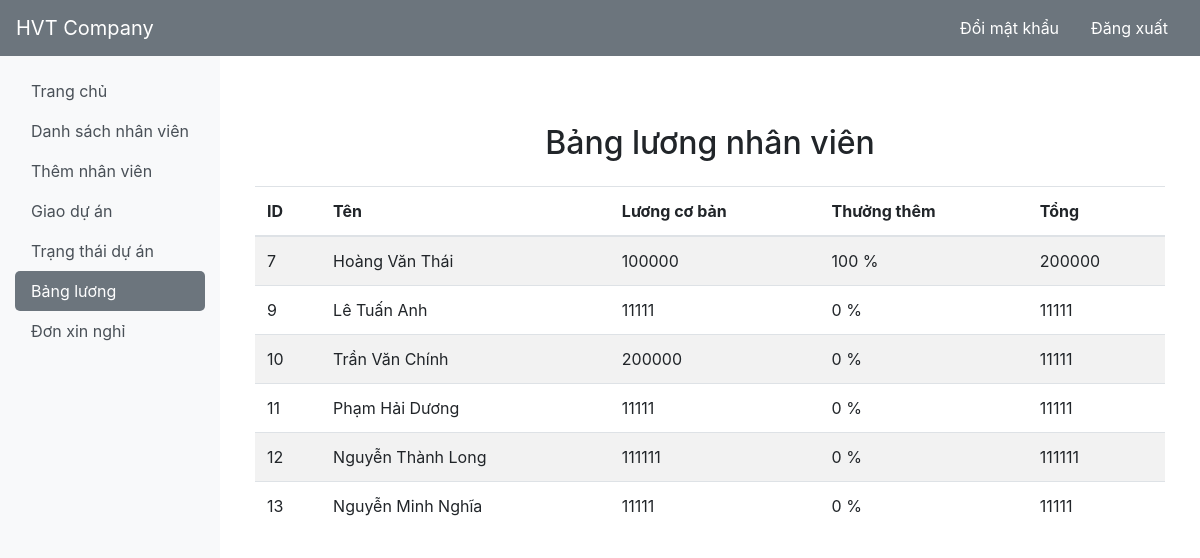
The app's page /salaryemp.php (signed in) with its own data.
### tables this page shows
CREATE TABLE `salary` (
  `id` int(11) NOT NULL,
  `base` int(11) NOT NULL,
  `bonus` int(11) DEFAULT NULL,
  `total` int(11) DEFAULT NULL
);

CREATE TABLE `employee` (
  `id` int(11) NOT NULL,
  `firstName` varchar(100) NOT NULL,
  `lastName` varchar(100) NOT NULL,
  `email` varchar(100) NOT NULL,
  `password` text NOT NULL,
  `birthday` date NOT NULL,
  `gender` varchar(10) NOT NULL,
  `contact` varchar(20) NOT NULL,
  `nid` int(20) NOT NULL,
  `address` varchar(100) DEFAULT NULL,
  `dept` varchar(100) NOT NULL,
  `degree` varchar(100) NOT NULL,
  `pic` text NOT NULL
);

### salaryemp.php (the view, shortened to what this page needs)
<?php
require_once ('process/dbh.php');
$sql = "SELECT employee.id,employee.firstName,employee.lastName,salary.base,salary.bonus,salary.total from employee,`salary` where employee.id=salary.id";
$result = mysqli_query($conn, $sql);
?>
<!DOCTYPE html>
<html lang="vi">
<head>
	<link rel="stylesheet" href="https://stackpath.bootstrapcdn.com/bootstrap/4.5.2/css/bootstrap.min.css">
	<link rel="stylesheet" href="https://cdnjs.cloudflare.com/ajax/libs/font-awesome/5.15.4/css/all.min.css">
</head>
<body>
        <?php include('sidebar.php'); ?>
	<div class="container mt-5">
		<h2 class="text-center mb-4">Bảng lương nhân viên</h2>
		<table class="table table-striped">
			<thead>
				<tr>
					<th scope="col">ID</th>
					<th scope="col">Tên</th>
					<th scope="col">Lương cơ bản</th>
					<th scope="col">Thưởng thêm</th>
					<th scope="col">Tổng</th>
				</tr>
			</thead>
			<tbody>
			<?php
				while ($employee = mysqli_fetch_assoc($result)) {
					echo "<tr>";
					echo "<td>".$employee['id']."</td>";
					echo "<td>".$employee['lastName']." ".$employee['firstName']."</td>";
					echo "<td>".$employee['base']."</td>";
					echo "<td>".$employee['bonus']." %</td>";
					echo "<td>".$employee['total']."</td>";
					echo "</tr>";
				}
			?>
			</tbody>
		</table>
	</div>
			</div>
			</div>
</body>
</html>

### records on screen
salary: id "7", id.lastName "Hoàng Văn", id.firstName "Thái", base "100000", bonus "100", total "200000"
salary: id "9", id.lastName "Lê Tuấn", id.firstName "Anh", base "11111", bonus "0", total "11111"
salary: id "10", id.lastName "Trần Văn", id.firstName "Chính", base "200000", bonus "0", total "11111"
salary: id "11", id.lastName "Phạm Hải", id.firstName "Dương", base "11111", bonus "0", total "11111"
salary: id "12", id.lastName "Nguyễn Thành", id.firstName "Long", base "111111", bonus "0", total "111111"
salary: id "13", id.lastName "Nguyễn Minh", id.firstName "Nghĩa", base "11111", bonus "0", total "11111"
